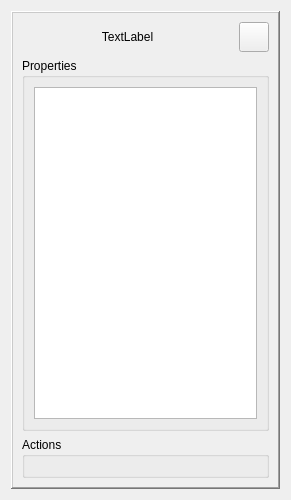
<?xml version="1.0" encoding="UTF-8"?>
<ui version="4.0">
 <class>Form</class>
 <widget class="QWidget" name="Form">
  <property name="geometry">
   <rect>
    <x>0</x>
    <y>0</y>
    <width>291</width>
    <height>500</height>
   </rect>
  </property>
  <property name="sizePolicy">
   <sizepolicy hsizetype="Preferred" vsizetype="Maximum">
    <horstretch>0</horstretch>
    <verstretch>0</verstretch>
   </sizepolicy>
  </property>
  <property name="maximumSize">
   <size>
    <width>16777215</width>
    <height>500</height>
   </size>
  </property>
  <property name="windowTitle">
   <string>Form</string>
  </property>
  <layout class="QVBoxLayout" name="verticalLayout">
   <item>
    <widget class="QFrame" name="frame">
     <property name="frameShape">
      <enum>QFrame::WinPanel</enum>
     </property>
     <property name="frameShadow">
      <enum>QFrame::Raised</enum>
     </property>
     <layout class="QVBoxLayout" name="verticalLayout_2">
      <item>
       <layout class="QHBoxLayout" name="horizontalLayout" stretch="0,0">
        <property name="sizeConstraint">
         <enum>QLayout::SetDefaultConstraint</enum>
        </property>
        <item>
         <widget class="QLabel" name="lblTitle">
          <property name="sizePolicy">
           <sizepolicy hsizetype="Preferred" vsizetype="Preferred">
            <horstretch>0</horstretch>
            <verstretch>0</verstretch>
           </sizepolicy>
          </property>
          <property name="maximumSize">
           <size>
            <width>16777215</width>
            <height>30</height>
           </size>
          </property>
          <property name="text">
           <string>TextLabel</string>
          </property>
          <property name="alignment">
           <set>Qt::AlignCenter</set>
          </property>
         </widget>
        </item>
        <item>
         <widget class="QPushButton" name="btnClose">
          <property name="sizePolicy">
           <sizepolicy hsizetype="Expanding" vsizetype="Expanding">
            <horstretch>0</horstretch>
            <verstretch>0</verstretch>
           </sizepolicy>
          </property>
          <property name="minimumSize">
           <size>
            <width>30</width>
            <height>30</height>
           </size>
          </property>
          <property name="maximumSize">
           <size>
            <width>30</width>
            <height>30</height>
           </size>
          </property>
          <property name="text">
           <string/>
          </property>
          <property name="icon">
           <iconset>
            <normaloff>icons/xmark-solid.svg</normaloff>icons/xmark-solid.svg</iconset>
          </property>
         </widget>
        </item>
       </layout>
      </item>
      <item>
       <widget class="QGroupBox" name="groupBox">
        <property name="minimumSize">
         <size>
          <width>0</width>
          <height>0</height>
         </size>
        </property>
        <property name="title">
         <string>Properties</string>
        </property>
        <layout class="QHBoxLayout" name="horizontalLayout_2">
         <item>
          <widget class="QListWidget" name="listWidget"/>
         </item>
        </layout>
       </widget>
      </item>
      <item>
       <widget class="QGroupBox" name="groupBox_2">
        <property name="title">
         <string>Actions</string>
        </property>
        <layout class="QHBoxLayout" name="horizontalLayout_4">
         <item>
          <layout class="QHBoxLayout" name="horizontalLayout_3"/>
         </item>
        </layout>
       </widget>
      </item>
     </layout>
    </widget>
   </item>
  </layout>
 </widget>
 <resources/>
 <connections>
  <connection>
   <sender>btnClose</sender>
   <signal>clicked()</signal>
   <receiver>Form</receiver>
   <slot>close()</slot>
   <hints>
    <hint type="sourcelabel">
     <x>354</x>
     <y>60</y>
    </hint>
    <hint type="destinationlabel">
     <x>189</x>
     <y>199</y>
    </hint>
   </hints>
  </connection>
 </connections>
</ui>
